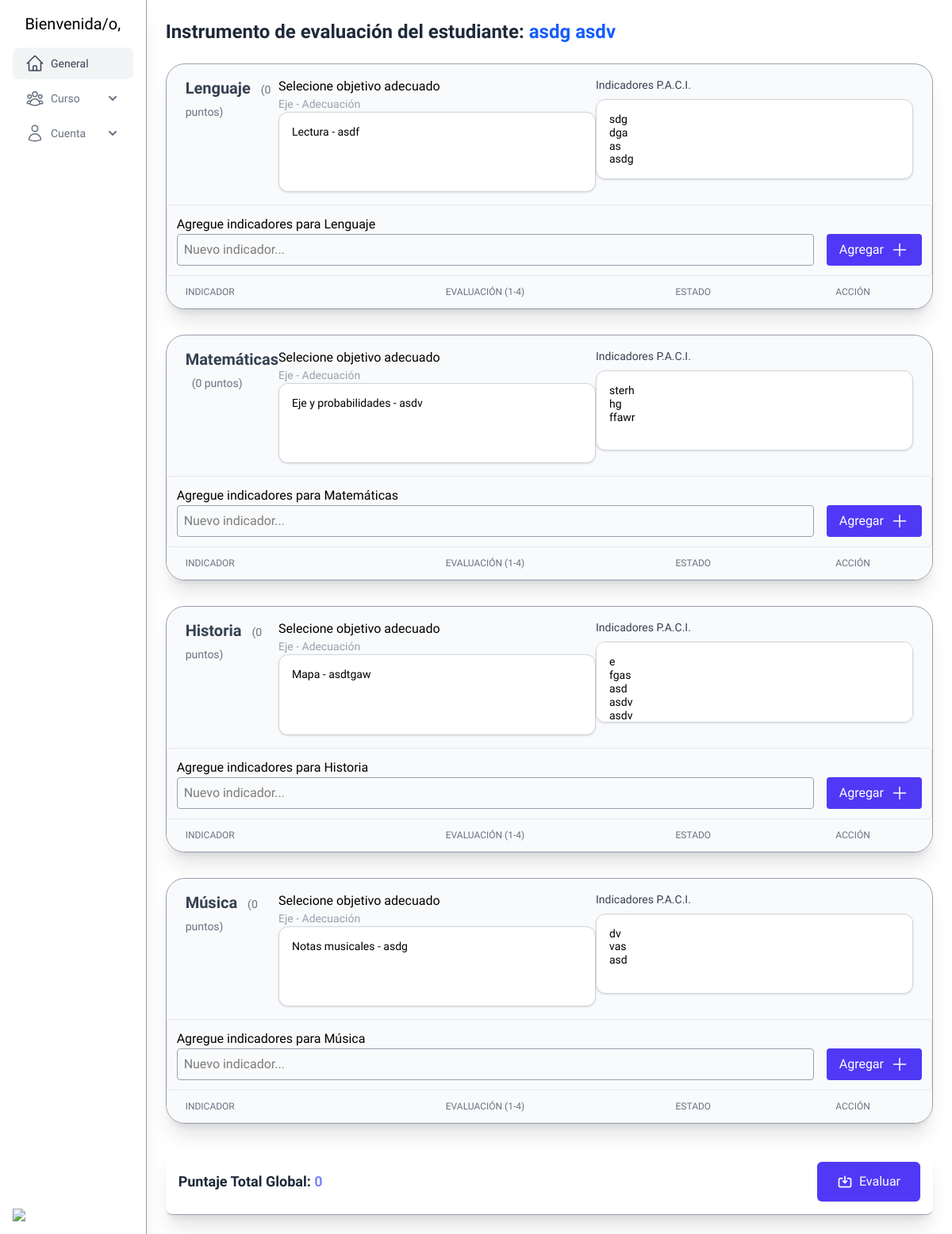
The page /instrumentos/6/1/ on the database its author committed.
### core/models.py (models this page shows, shortened)
class DateTime(models.Model):
    created_at = models.DateTimeField(auto_now_add=True)
    updated_at = models.DateTimeField(auto_now=True)
    class Meta:
        abstract = True

class Estudiante(DateTime):
    first_name = models.CharField(max_length=150)
    last_name = models.CharField(max_length=150)
    rut = models.CharField(max_length=10, unique=True, verbose_name="RUT")
    birth_date = models.DateField()
    bapDiag = models.CharField(max_length=40)
    address = models.CharField(max_length=40)
    commune = models.CharField(max_length=40)
    etnia = models.CharField(max_length=40, null=True, blank=True)
    parents = models.ManyToManyField(Apoderado, related_name="students", blank=True)
    curso = models.ForeignKey(
        Curso, on_delete=models.CASCADE, related_name="students", null=True, blank=True
    )
    nivel = models.CharField(max_length=10, choices=Nivel.choices, default=Nivel.BASIC)

class Asignatura(models.Model):
    nombre = models.CharField(max_length=100)

### instrumentosApp/views.py (the view, shortened to what this page needs)
# urls.py: path('<int:id>/<int:num>/', evaluar, name='instrumentos_list'),
def evaluar(request, id, num=1):
    estudiante = get_student(request, id)
    indicadores_paci = Indicador_paci.objects.filter(paci__student=estudiante)
    paci_estudiante = (
        PaciAppModel.objects.filter(student_id=estudiante.id)
        .select_related("axis", "subject")
        .prefetch_related(
            Prefetch(
                "indicadores_paci",
                queryset=Indicador_paci.objects.all(),
                to_attr="indicadores",
            )
        )
    )
    asignaturas = (
        Asignatura.objects.filter(
            paci_subject__student_id=estudiante.id
        ).prefetch_related(
            Prefetch(
                "paci_subject", queryset=paci_estudiante, to_attr="paci_estudiante"
            )
        )
    ).distinct()
    asignaturas_data = []
    for asig in asignaturas:
        asignaturas_data.append({"id": asig.id, "nombre": asig.nombre})
    context = {
        "indicadores_paci": indicadores_paci,
        "estudiante": estudiante,
        "asignatura": asignaturas,
        "asignaturas": json.dumps(asignaturas_data),
        "num_evaluacion": num,
    }
    return render(request, "indicadores.html", context)

### core/a.py (called while the page is built)
def estudiantes_global(request):
    student = Estudiante.objects.all()
    users = User.objects.filter(role="TEACHER")
    return {
        'estudiantes': student,
        'users': users
    }

### instrumentosApp/views.py (called while the page is built)
def get_student(request, id):
    estudiante = get_object_or_404(Estudiante, id=id)
    return estudiante

### instrumentosApp/templates/indicadores.html (shortened to what this page needs)
{% extends 'base.html' %} {% block content %}
<div class="container">
    <div class="flex justify-between items-center mb-6">
        <h1 class="text-2xl font-bold text-gray-800 dark:text-white">
            Instrumento de evaluación del estudiante:
            <span class="text-blue-600 dark:text-teal-400">{{estudiante.first_name}} {{estudiante.last_name}}</span>
        </h1>
    </div>
    <form action="{% url 'instrumentosApp:instrumentos_list' estudiante.id num_evaluacion %}" method="POST" id="evaluacionForm">
        {% for asig in asignatura %}
        <div
            class="mb-8 border border-gray-400 bg-gray-50 dark:border-gray-600 dark:bg-gray-800 rounded-3xl shadow-xl overflow-hidden">
            <div class="flex justify-between dark:bg-gray-700 px-6 py-4 dark:border-gray-600">
                <h2 class="text-xl font-semibold text-gray-700 dark:text-gray-200">
                    {{ asig.nombre }}
                    <span class="text-sm font-normal ml-2 text-gray-500" id="resumen_asig_{{ asig.id }}">(0
                        puntos)</span>
                </h2>
                <div class="flex flex-col">
                    <p>Selecione objetivo adecuado</p>
                    <p class="text-gray-400 text-sm">Eje - Adecuación</p>
                    <select name="adecuaciones_{{asig.nombre}}"
                        class="w-100 rounded-xl border border-gray-300 bg-white p-4 text-sm shadow-sm focus:border-indigo-500 focus:outline-none focus:ring-1 focus:ring-indigo-500 dark:border-gray-600 dark:bg-gray-900 dark:text-white"
                        multiple>
                        {% for paci in asig.paci_estudiante %}
                        <option value="{{ paci.adecuacion_curricular }}">
                        </option>
                        {% endfor %}
                    </select>
                </div>
                <div class="flex flex-col">
                    <label class="mb-2 text-sm font-medium text-gray-700 dark:text-gray-200"
                        for="asignaturas">Indicadores P.A.C.I.</label>
                    <select
                        class="w-100 rounded-xl border border-gray-300 bg-white p-4 text-sm shadow-sm focus:border-indigo-500 focus:outline-none focus:ring-1 focus:ring-indigo-500 dark:border-gray-600 dark:bg-gray-900 dark:text-white"
                        id="select_indicadores_{{asig.nombre}}" name="indicadores" multiple>
                        {% for paci in asig.paci_estudiante %}
                        {% for indi in paci.indicadores %}
                        <option value="{{indi.id}}" indicador-nombre="{{indi.indicador}}">
                        </option>
                        {% endfor %}
                        {% endfor %}
                    </select>
                </div>
            </div>
            <section class="dark:bg-gray-800 p-3 rounded border border-gray-200 dark:border-gray-700">
                <label>Agregue indicadores para {{ asig.nombre }}</label>
                <div>
                    <div class="flex gap-4 h-10">
                        <input type="text"
                            class="input-nuevo-indicador border border-gray-400 dark:border-gray-600 rounded p-2 w-full"
                            placeholder="Nuevo indicador..." />
                        <button type="button"
                            class="btn-add-indicador flex items-center text-center rounded bg-indigo-600 px-4 text-white hover:bg-indigo-700">
                            Agregar
                            <svg xmlns="http://www.w3.org/2000/svg" fill="none" viewBox="0 0 24 24" stroke-width="1.5"
                                stroke="currentColor" class="size-6 ml-2">
                                <path stroke-linecap="round" stroke-linejoin="round" d="M12 4.5v15m7.5-7.5h-15" />
                            </svg>
                        </button>
                    </div>
                </div>
            </section>
            <div class="overflow-x-auto">
                <table class="min-w-full divide-y divide-gray-200 dark:divide-gray-700">
                    <thead class="bg-gray-50 dark:bg-gray-900">
                        <tr>
                            <th class="px-6 py-3 text-left text-xs font-medium text-gray-500 uppercase">
                                Indicador
                            </th>
                            <th class="px-6 py-3 text-center text-xs font-medium text-gray-500 uppercase">
                                Evaluación (1-4)
                            </th>
                            <th class="px-6 py-3 text-center text-xs font-medium text-gray-500 uppercase">
                                Estado
                            </th>
                            <th class="px-6 py-3 text-center text-xs font-medium text-gray-500 uppercase">
                                Acción
                            </th>
                        </tr>
                    </thead>
                </table>
            </div>
        </div>
        {% endfor %}
        <div
            class="sticky bottom-0 rounded-lg bg-white dark:bg-gray-900 border-b border-gray-400 p-4 shadow-xl flex justify-between items-center z-10">
            <div class="text-lg font-bold text-gray-800 dark:text-white">
                Puntaje Total Global:
                <span id="total_global" name="pje_total" class="text-indigo-400">0</span>
            </div>
            <button type="submit"
                class="inline-flex items-center px-6 py-3 border border-transparent text-base font-medium rounded-md shadow-sm text-white bg-indigo-600 hover:bg-indigo-700 focus:outline-none focus:ring-2 focus:ring-offset-2 focus:ring-indigo-500 transition-transform transform active:scale-95">
                <svg xmlns="http://www.w3.org/2000/svg" class="h-5 w-5 mr-2" fill="none" viewBox="0 0 24 24"
                    stroke="currentColor">
                    <path stroke-linecap="round" stroke-linejoin="round" stroke-width="2"
                        d="M8 7H5a2 2 0 00-2 2v9a2 2 0 002 2h14a2 2 0 002-2V9a2 2 0 00-2-2h-3m-1 4l-3 3m0 0l-3-3m3 3V4" />
                </svg>
                Evaluar
            </button>
        </div>
    </form>
</div>
{% endblock %}

### templates/base.html (style rules this page uses)
body { font-family: 'Red Hat Display', sans-serif; }

### rows shown on the page
Estudiante: first_name "asdg", last_name "asdv"
Asignatura: nombre "Lenguaje", nombre "Lectura - asdf", indicadores "sdg / dga / as / asdg"
Asignatura: nombre "Matemáticas", nombre "Eje y probabilidades - asdv", indicadores "sterh / hg / ffawr"
Asignatura: nombre "Historia", nombre "Mapa - asdtgaw", indicadores "e / fgas / asd / asdv / asdv"
Asignatura: nombre "Música", nombre "Notas musicales - asdg", indicadores "dv / vas / asd"
